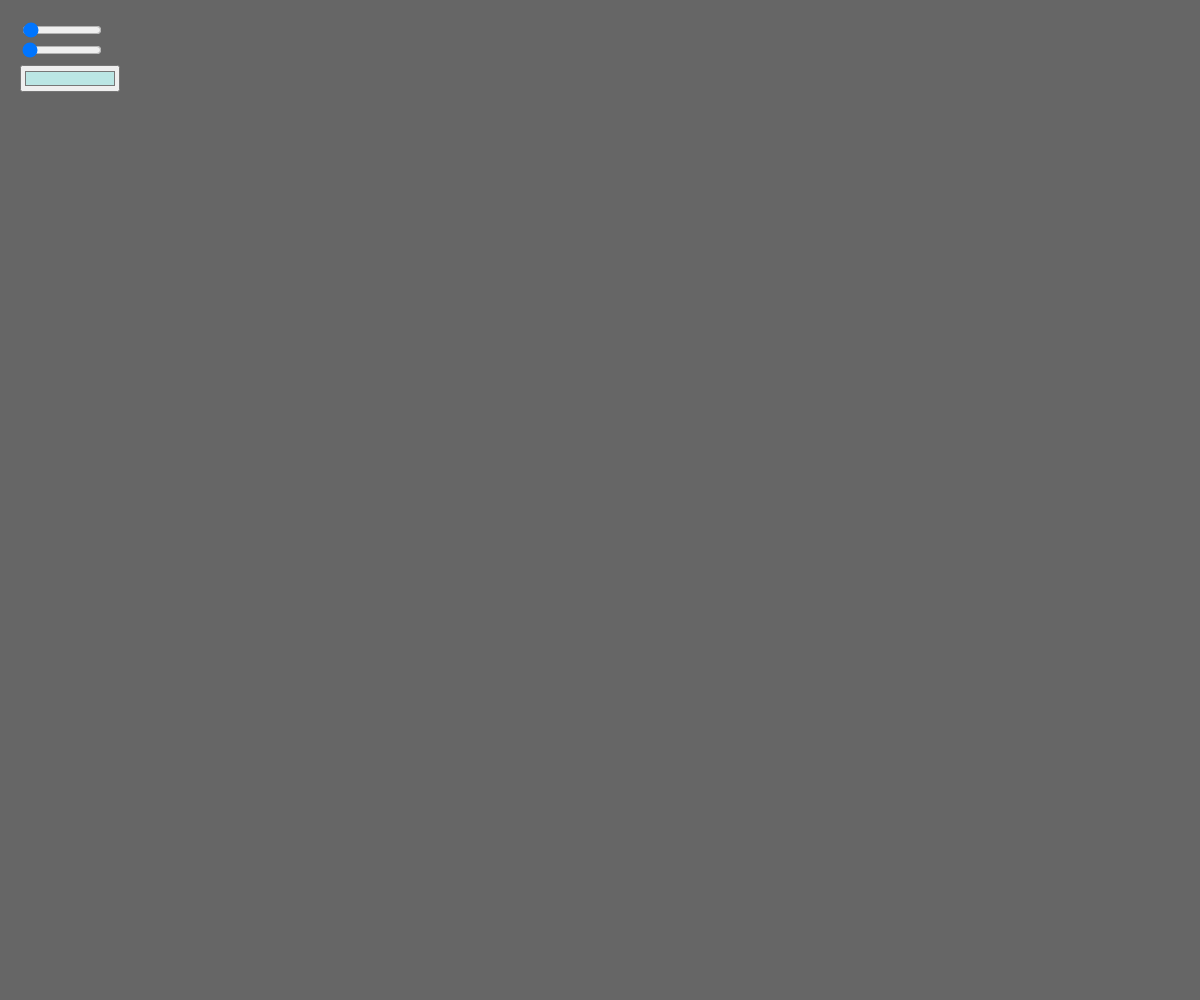
Frame 1 (no input)
Frame 60 (no input): identical to frame 1, image omitted
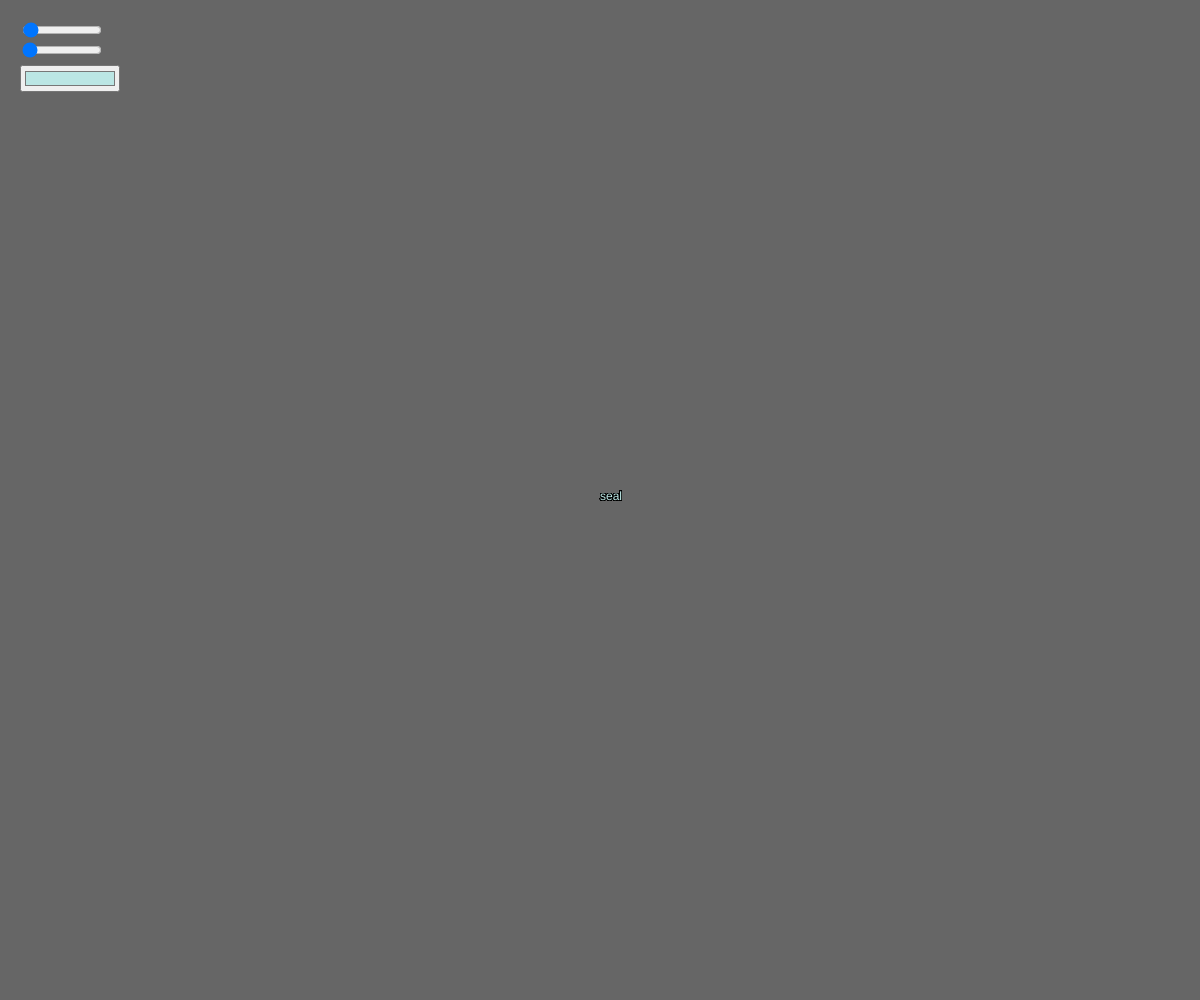
Frame 120 (the mouse pressed at the canvas centre since frame 60)

The p5.js sketch that drew these frames (run headless with seeded random() and noise() and a simulated clock; from frame 60 on, the mouse is pressed at the canvas centre):

// p5.js sketch
// ── sketch.js
let slider;
var colorPicker;



function setup() {
  createCanvas(windowWidth, windowHeight);
   slider = createSlider(5, 360, 12);
  slider.position(20,20);
  slider .style ('width', '80px');
  slider2 = createSlider(5, 150, 5); //first two numbers are range, third number is starting value 
  slider2.position(20,40);
  slider2.style("width", "80px");
  colorPicker = createColorPicker("#BBE6E4");
  colorPicker.position(20, 65);
  colorPicker.style("width", "100px");

  background(102);

}

function draw() {
  
    let val = slider.value();
let val2 = slider2.value();
  
  stroke(0);
fill (colorPicker.color())
  if (mouseIsPressed === true) {
    text('seal', mouseX, mouseY);
    textSize (val)
  }
  
   if (keyIsPressed === true) {    //eraser tool - hold any key and drag mouse around to use eraser
        noStroke();
        fill(102);
        ellipse(mouseX,mouseY,val2, val2)
        x=mouseY;
        y=mouseX;
  }
}

function windowResized() {
  clear();
  resizeCanvas(windowWidth, windowHeight);
  
}
